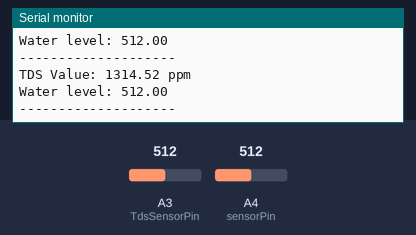
A sketch run on a simulated Arduino Uno, built with avr-gcc and run on an emulated ATmega328P. Shown: the last lines printed to the serial monitor. The inputs (shaded band) are chosen by the test bench; at power-on: A3 (TdsSensorPin) = 512, A4 (sensorPin) = 512. No radio packets arrive unless stated.

Above: at 1.8 s.
1.9 s: A3 (TdsSensorPin) set to 716
At 3.0 s:
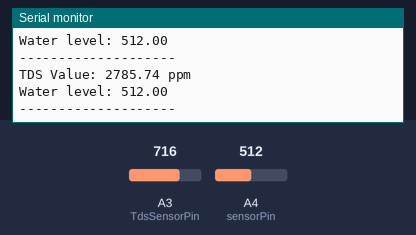
3.4 s: A4 (sensorPin) set to 716
At 4.7 s:
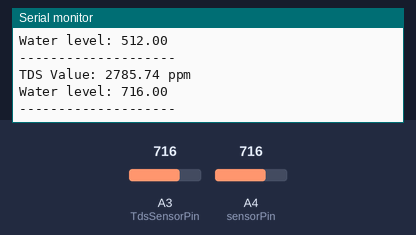
4.9 s: A3 (TdsSensorPin) set to 900
At 6.2 s:
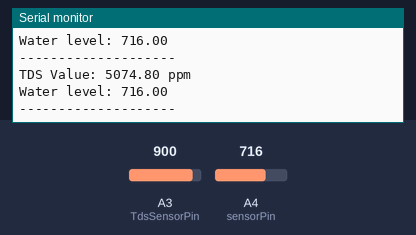
6.4 s: A4 (sensorPin) set to 900
At 7.3 s:
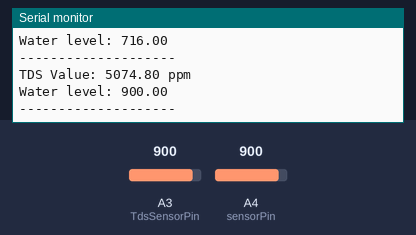
Timing chart, 0 to 8.9 s (numbered marks = the images above; inputs shaded):
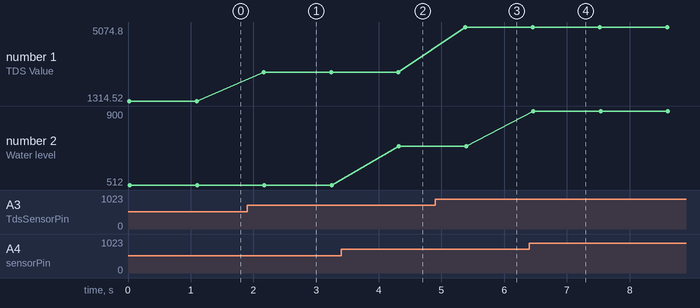

The sketch:

senderNano.ino
```cpp
#include <Wire.h>
#include <SPI.h>
#include <LoRa.h>
#include <EEPROM.h>
#include "GravityTDS.h"

#define TdsSensorPin A3
GravityTDS gravityTds;

#define sensorPower 4
#define sensorPin A4
int value = 0;

float temperature = 25,tdsValue = 0;

#define ss 10
#define rst 9
#define dio0 2

String inString = "";    // string to hold input
char tdsValue_s[8];
char level_s[8];
float outgoing;
long lastSendTime = 0;        // last send time
int interval = 50;          // interval between sends

void setup()
{
  Serial.begin(115200);
    // Start the LCD and turn on the backlight:
  gravityTds.setPin(TdsSensorPin);
  gravityTds.setAref(5.0);  //reference voltage on ADC, default 5.0V on Arduino UNO
  gravityTds.setAdcRange(1024);  //1024 for 10bit ADC;4096 for 12bit ADC
  gravityTds.begin();  //initialization
  pinMode(sensorPower, OUTPUT);
	// Set to LOW so no power flows through the sensor
	digitalWrite(sensorPower, LOW);

  while (!Serial);
  Serial.println("LoRa one Way Communication");
  LoRa.setPins(ss, rst, dio0);
  if (!LoRa.begin(433E6)) {
    Serial.println("Starting LoRa failed!");
    delay(100);
    while (1);
  }
}

void loop()
{

    //temperature = readTemperature();  //add your temperature sensor and read it
    gravityTds.setTemperature(temperature);  // set the temperature and execute temperature compensation
    gravityTds.update();  //sample and calculate
    tdsValue = gravityTds.getTdsValue();  // then get the value
    //Serial.println("-----------------");
    Serial.print("TDS Value: ");
    Serial.print(tdsValue);
    Serial.println(" ppm");

    float level = readSensor();
	  Serial.print("Water level: ");
	  Serial.println(level);
    Serial.println("--------------------");
    dtostrf(tdsValue,5,2,tdsValue_s); /*Double converted to string*/
    dtostrf(level,5,2,level_s);

    delay(1000);
  // parse for a packet, and call onReceive with the result:
  sendMessage(tdsValue_s, level_s);
  //sendMessage(level);
}

//This is a function used to get the reading
float readSensor() {
	digitalWrite(sensorPower, HIGH);	// Turn the sensor ON
	delay(10);							// wait 10 milliseconds
	value = analogRead(sensorPin);		// Read the analog value form sensor
	digitalWrite(sensorPower, LOW);		// Turn the sensor OFF
	return value;							// send current reading
}

void sendMessage(String outgoing1, String outgoing2) {
  LoRa.beginPacket();                   // start packet
  LoRa.print(outgoing1+" "+outgoing2);                 // add payload
  LoRa.endPacket();                     // finish packet and send it
}
```

Measured:
- after the input at 1.9 s, the serial monitor: prints a new line after 0.27 s (image 1)
- after the input at 3.4 s, the serial monitor: prints a new line after 0.92 s (image 2)
- after the input at 4.9 s, the serial monitor: prints a new line after 0.48 s (image 3)
- after the input at 6.4 s, the serial monitor: prints a new line after 0.07 s (image 4)
- plotted number 1: 1314.52 → 2785.74 after the input at 1.9 s, 2785.74 → 5074.8 after the input at 4.9 s
- plotted number 2: 512 → 716 after the input at 3.4 s, 716 → 900 after the input at 6.4 s
